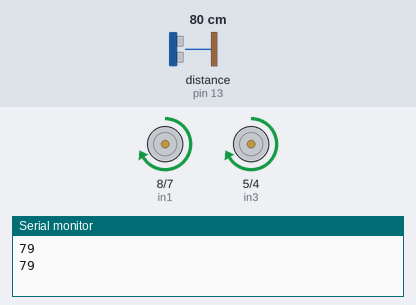
Recording of a sketch running on a simulated Arduino Uno, built with avr-gcc and run on an emulated ATmega328P. Parts: motor-driver pin pairs drawn as motors (green arrow = first pin HIGH = forward, orange = second pin HIGH = backward, longer = more drive, scaled by the enable pin), the last lines printed to the serial monitor. Wiring (inferred from the names in the program): ultrasonic range finder: trigger pin 12; echo pin 13. The inputs (shaded band) are chosen by the test bench; at power-on: distance to the obstacle (sensor on pin 13) 80 cm. The echo pulse lasts 58.3 µs per cm.

Above: at 1.6 s.
1.7 s: distance to the obstacle (sensor on pin 13) set to 22 cm
3.6 s: distance to the obstacle (sensor on pin 13) set to 18 cm
At 6.6 s:
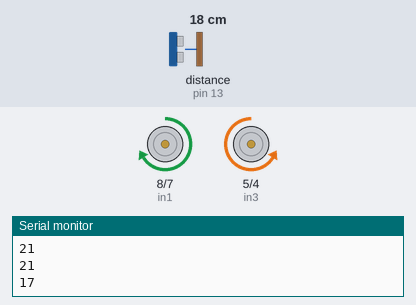
7.3 s: distance to the obstacle (sensor on pin 13) set to 35 cm
At 9.4 s:
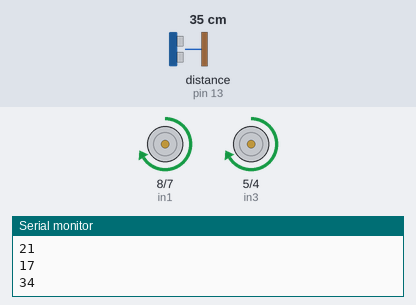
9.7 s: distance to the obstacle (sensor on pin 13) set to 2 cm
At 11.7 s:
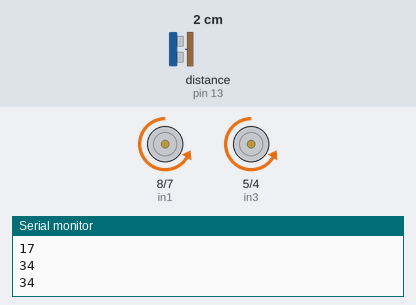
Timing chart, 0 to 14.4 s (numbered marks = the images above; inputs shaded):
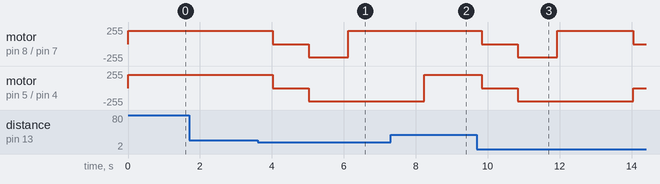

The sketch:

UltrasonicRobot.ino
```cpp
//Ultrasonic Senosr Interfacing
int trigPin = 12;
int echoPin =13 ;

// Motor A connections
int enA = 9;
int in1 = 8;
int in2 = 7;
// Motor B connections
int enB = 3;
int in3 = 5;
int in4 = 4;


// Speed control
int speed = 200;

void setup() {
  // Set all the motor control pins to outputs
  pinMode(enA, OUTPUT);
  pinMode(enB, OUTPUT);
  pinMode(in1, OUTPUT);
  pinMode(in2, OUTPUT);
  pinMode(in3, OUTPUT);
  pinMode(in4, OUTPUT);

  // Turn off motors - Initial state
  digitalWrite(in1, LOW);
  digitalWrite(in2, LOW);
  digitalWrite(in3, LOW);
  digitalWrite(in4, LOW);

  // Ultrasonic Trig, Echo
    Serial.begin (9600);
  pinMode(trigPin, OUTPUT);
  pinMode(echoPin, INPUT);
}

/*int ultrasonic()
{
  long duration, distance;
  digitalWrite(trigPin, LOW);
  delayMicroseconds(2);
  digitalWrite(trigPin, HIGH);
  delayMicroseconds(10);
  digitalWrite(trigPin, LOW);

  duration = pulseIn(echoPin, HIGH);
  distance = (duration/2)/29.1;
  Serial.print("Distance: ");
  Serial.println(distance);
  return distance;
}*/

void forward()
{
  // For PWM maximum possible values are 0 to 255
  analogWrite(enA, speed);
  analogWrite(enB, speed);

  // Turn on motor A & B
  digitalWrite(in1, HIGH);
  digitalWrite(in2, LOW);
  digitalWrite(in3, HIGH);
  digitalWrite(in4, LOW);
  delay(700);

}

void reverse()
{
  digitalWrite(in1, LOW);
  digitalWrite(in2, HIGH);
  digitalWrite(in3, LOW);
  digitalWrite(in4, HIGH);
  delay(100);
}

void leftTurn()
{
  digitalWrite(in1, HIGH);
  digitalWrite(in2, LOW);
  digitalWrite(in3, LOW);
  digitalWrite(in4, HIGH);
}

void rightTurn()
{
  digitalWrite(in1, LOW);
  digitalWrite(in2, HIGH);
  digitalWrite(in3, HIGH);
  digitalWrite(in4, LOW);
}

void Stop()
{
  digitalWrite(in1, LOW);
  digitalWrite(in2, LOW);
  digitalWrite(in3, LOW);
  digitalWrite(in4, LOW);

}


void loop () {

   int duration, distance;
   digitalWrite (trigPin, HIGH);
   delayMicroseconds (1000);
   digitalWrite (trigPin, LOW);
   duration = pulseIn (echoPin, HIGH);
   distance = (duration/2) / 29.1;
   if (distance > 20) {  // Distance from sensor
   forward();// When in range, motor should start high
   Serial.println(distance);
}
  else if(distance < 20){
    Stop();
    delay(1000);
   reverse();
   delay(1000);
   Serial.println(distance);
   leftTurn();
   delay(2000);
  }
  else
  {
    forward();
    }
 // else{

   // Stop();
  //}
 //  if  (distance > 20) {  // Distance from sensor
   // Serial.println("Out of range");
 // }
  //else {
    //Serial.print(distance);
    //Serial.println(" cm");
  //}
  delay(100);
}
  /*leftTurn();
  delay(1000);
  rightTurn();
  delay(1000);
  //speedControl();
  //delay(1000);*/
```

Measured:
- the behaviour switches between 21 and 20 cm on distance to the obstacle (sensor on pin 13) (found by bisection; images 0 and 1)
- after the input at 3.6 s, motor on pin 8 (in1) / pin 7 (in2): forward 200/255 → stopped after 0.43 s, → backward 200/255 1.0 s later, → forward 200/255 1.1 s later; motor on pin 5 (in3) / pin 4 (in4): forward 200/255 → stopped after 0.43 s, → backward 200/255 1.0 s later
- after the input at 7.3 s, motor on pin 8 (in1) / pin 7 (in2): stays forward 200/255 (without the input it goes to stopped after 0.93 s)
- after the input at 9.7 s, motor on pin 8 (in1) / pin 7 (in2): forward 200/255 → stopped after 0.14 s, → backward 200/255 1.0 s later, → forward 200/255 1.1 s later, → stopped 2.1 s later; motor on pin 5 (in3) / pin 4 (in4): forward 200/255 → stopped after 0.14 s, → backward 200/255 1.0 s later, → stopped 3.2 s later
